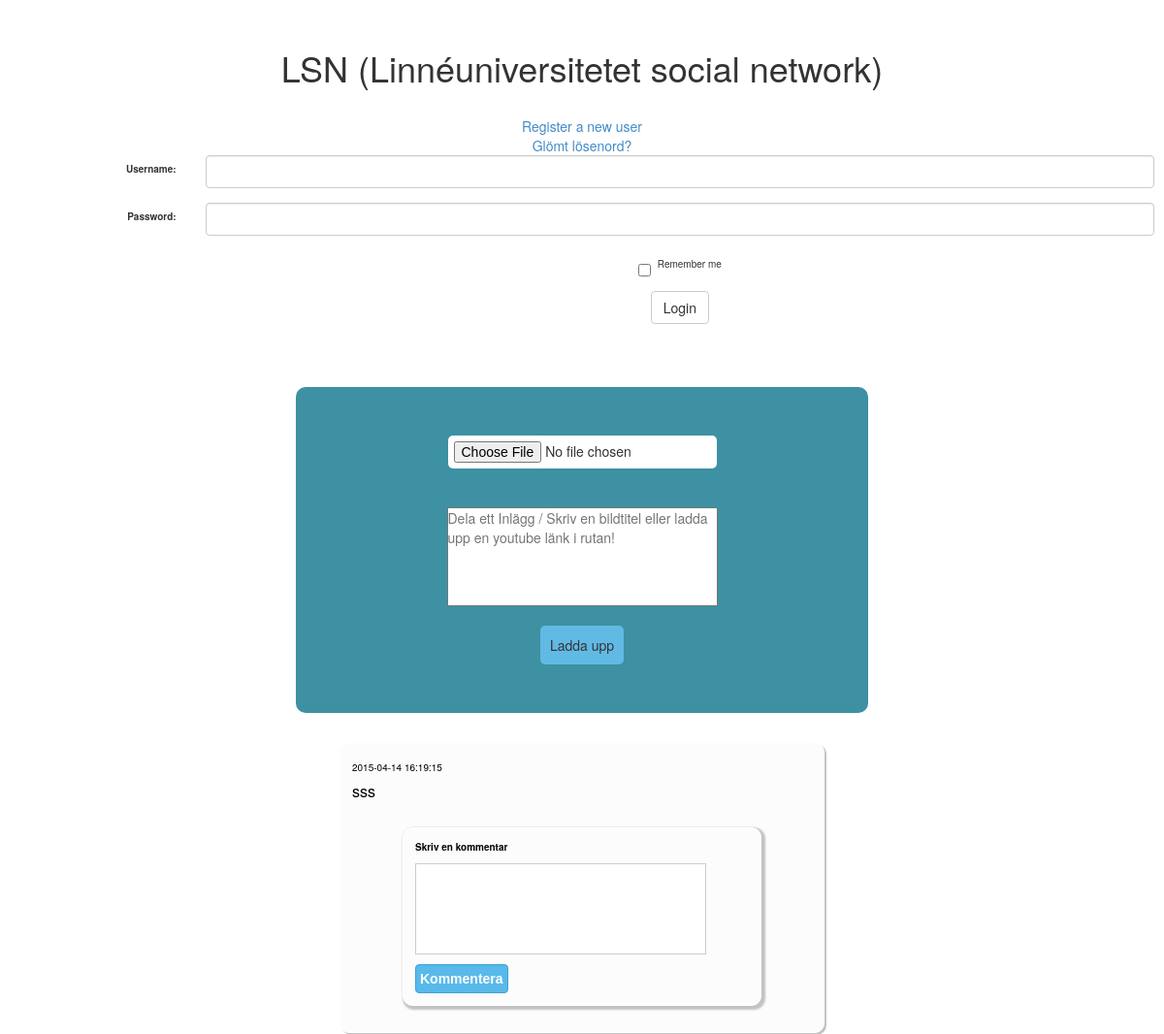
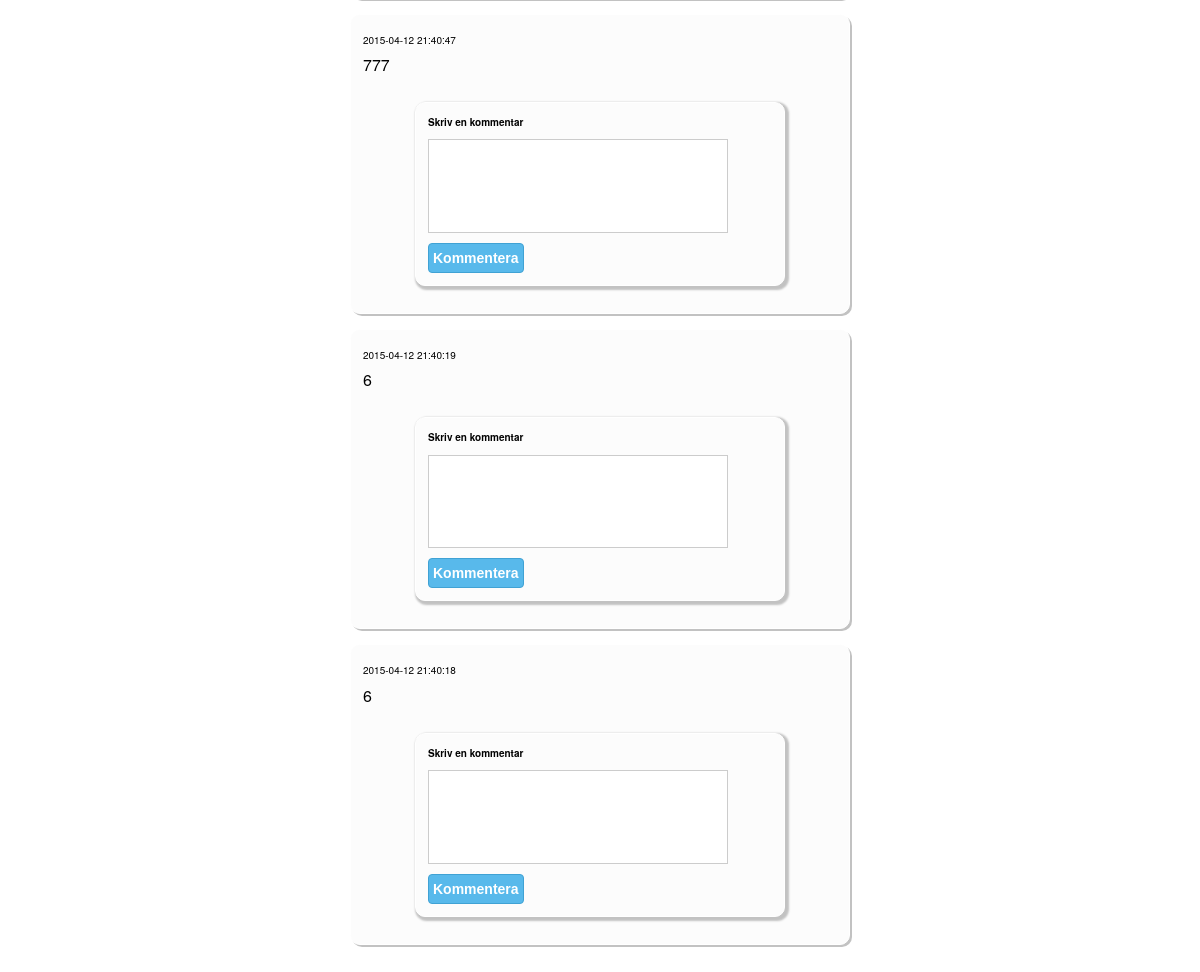
/Feed/index.php (signed in), run on an earlier commit of the app's database (2 pictures, top to bottom).
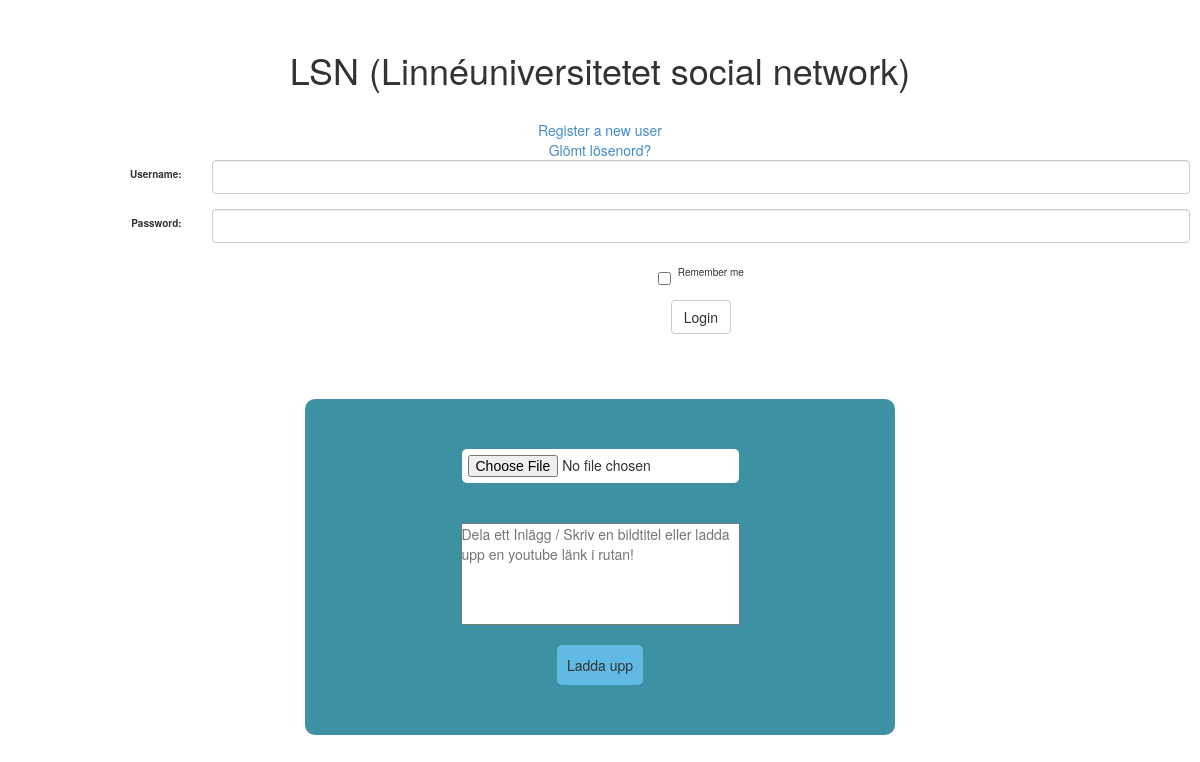
And on a later commit of the database.
### tables this page shows
CREATE TABLE IF NOT EXISTS `feed` (
  `id` int(11) NOT NULL AUTO_INCREMENT,
  `imgName` varchar(255) DEFAULT NULL,
  `Title` varchar(255) DEFAULT NULL,
  `Post` varchar(255) DEFAULT NULL,
  `code` varchar(255) DEFAULT NULL,
  `Date` timestamp NOT NULL DEFAULT CURRENT_TIMESTAMP,
  `UserId` int(11) NOT NULL,
  PRIMARY KEY (`id`),
  UNIQUE KEY `id` (`id`),
  UNIQUE KEY `imgName` (`imgName`,`code`),
  KEY `id_2` (`id`)
);

### Feed/Model/Dao/Repository.php (called while the page is built, shortened)
<?php
abstract class Repository {
	protected $dbConnection;
    protected function connection() {
    	if ($this->dbConnection == null) {
            $this->dbConnection = new PDO(Settings::$DB_CONNECTION, Settings::$DB_USERNAME, Settings::$DB_PASSWORD);
        $this->dbConnection->setAttribute(PDO::ATTR_ERRMODE, PDO::ERRMODE_EXCEPTION);
        return $this->dbConnection;
    }
  }
}

### Feed/Model/LoginModel.php (called while the page is built, shortened)
<?php
require_once('./Controller/LoginController.php');
class LoginModel{
    public function isLoggedIn(){
        if (isset($_SESSION['loggedIn'])){
            return true;
        }
        return false;
    }
}

### Feed/View/ChangePasswordView.php (called while the page is built, shortened)
<?php
class ChangePasswordView extends BaseView
{
	public function didUserPressToChangePassword() {
		return false;
	}
}

### Feed/View/Navigation.php (called while the page is built, shortened)
<?php
class Navigation
{
	public static $FeedView = "FeedView";
	public static function GetPage() {
		return self::$FeedView;
	}
}

### Feed/Model/Dao/PostRepository.php (called while the page is built, shortened)
<?php
require_once('Model/Dao/Repository.php');
 class PostRepository extends Repository
 {
	private static $date = "Date";
	public function __construct() {
		$this->table = "feed";
	}
	public function getPosts()
	{
		try
		{
			$db = $this->connection();
			$sql = "SELECT * FROM $this->table ORDER BY (" .  self::$date . ") DESC LIMIT 0, 4";
			$query = $db->prepare($sql);
			$query->execute();
			$feedItems = $query->fetchAll();
			return $feedItems;
		}
		catch (PDOException $e)
		{
			echo "PDOException : " . $e->getMessage();
		}
	}
 }

### Feed/View/FeedView.php (the view, shortened to what this page needs)
<?php
require_once('Model/Dao/PostRepository.php');
require_once('Model/LoginModel.php');
class FeedView
{
    private $postRepository;
    private $postContent = "Post";
    private $postTitle = "Title";
    private $date = "Date";
    private $id = "id";
    public function __construct()
    {
        $this->postRepository = new PostRepository();
    }
    public function GetFeedHTML()
    {
        $feedItems = $this->postRepository->getPosts();
        $last_id = 0;
        $html = "<!DOCTYPE html>
        <html>
        <head>
        <meta http-equiv='Content-Type'content='text/html; charset=utf-8' />
        <title>Newsfeed</title>
        </head>
        <body>
                <div class='header'>
                </div>
                <div class='content'>
                <ul id='items'>";
     foreach ($feedItems as $feedItem)
        {
                $last_id = $feedItem[$this->date];
                $html .= "<div class='post' id='post" . $feedItem[$this->id] . "'>";
                $html .= "<div class='date'>" . $feedItem[$this->date] . "</div>
                <div class='text-values'>
                <p>" . $feedItem[$this->postContent] . "</p>
                <p>". $feedItem[$this->postTitle] . "</p>
                </div>";
                $html .= "
                </form>
                ";
                $html .= "<div id='addCommentContainer" . $feedItem[$this->id] . "' class='addCommentContainer'>
                    <form class='comment-form' method='post' action=''>
                        <div>
                             <input type='hidden' id='" . $this->id . "' name='" . $this->id . "' value='" . $feedItem[$this->id] . "'>
                            <label for='body'>Skriv en kommentar</label>
                            <textarea name='body' id='body' maxlength='250' cols='20' rows='5'></textarea>
                            <input type='submit' id='submit' value='Kommentera'/>
                        </div>
                    </form>
                </div>
                </div>";
        }
        $html .= "<script type='text/javascript'>var last_id = " . $last_id . ";</script>
                </ul>
                <p id='loader'><img src='images/ajax-loader.gif'></p>
                </div>
                <div class='footer'>
                </div>
            </div>
        </body>
        </html>";
        return $html;
    }
}

### Feed/Controller/MasterController.php (shortened to what this page needs)
<?php
require_once('View/FeedView.php');
require_once('View/Navigation.php');
require_once('View/UploadView.php');
require_once("Model/LoginModel.php");
require_once("View/ChangePasswordView.php");
require_once("Controller/LoginController.php");
require_once("View/HTMLView.php");
class MasterController extends Navigation
{
	private $feedView;
	private $uploadView;
	private $loginController;
    private $htmlView;
	function __construct()
	{
		$this->feedView = new FeedView();
		$this->uploadView = new UploadView();
		$this->loginController = new LoginController();
        $this->changePasswordView = new ChangePasswordView();
        $this->htmlView = new HTMLView();
	}
		public function doControll()
		{
			try
			{
			 if ($this->loginController->isAuthenticated() && $this->changePasswordView->didUserPressToChangePassword())
              {
                if ($this->changePasswordView->didUserPressSubmit())
                {
                    $this->loginController->changePassword();
                }
                else
                {
                    $this->htmlView->echoHTML($this->changePasswordView->showChangePasswordForm());
                }
            }
            else
            {
                $this->loginController->doControll();
            }
				switch (Navigation::GetPage()) {
					case Navigation::$FeedView:
						if($this->loginController->isAuthenticated()){
						$this->uploadView->RenderUploadForm();
						return $this->feedView->GetFeedHTML();
						}
						break;
					}
				}
			catch (Exception $e) {
				error_log($e->getMessage() . "\n", 3, Settings::$ERROR_LOG);
            if (Settings::$DO_DEBUG) {
                throw $e;
			}
		}
	}
}

### Feed/Controller/LoginController.php (shortened to what this page needs)
<?php
require_once("View/ChangePasswordView.php");
require_once("View/LoginView.php");
require_once("View/LoggedInView.php");
require_once("View/HTMLView.php");
require_once("Model/LoginModel.php");
class LoginController
{
    private $htmlView;
    private $loggedInView;
    private $loginView;
    private $model;
    private $showLoggedInPage;
    private $showForgetPasswordPage;
    private $forgetPasswordView;
    public function __construct() {
        $this->loginView = new LoginView();
        $this->htmlView = new HTMLView();
        $this->loggedInView = new LoggedInView();
        $this->model = new LoginModel();
        $this->forgetPasswordView = new ForgetPasswordView();
    }
    public function doControll() {
            $this->renderPage();
    }
    public function isAuthenticated() {
        if ($this->model->isLoggedIn()) {
            return true;
        }
        return false;
    }
    public function renderPage() {
        if ($this->showLoggedInPage) {
            $this->htmlView->echoHTML($this->loggedInView->showLoggedInPage());
        }
        else {
            if ($this->showForgetPasswordPage) {
                $this->htmlView->echoHTML($this->forgetPasswordView->showForgetPasswordPage());
            }
            else {
                $this->htmlView->echoHTML($this->loginView->showLoginpage());
            }
          }
        }
}

### Feed/View/LoginView.php (shortened to what this page needs)
<?php
require_once("HTMLView.php");
require_once("./Model/LoginModel.php");
class LoginView extends BaseView {
    private $submitLocation = "submit";
    private $checkBoxLocation = "checkbox";
    public function showLoginpage() {
        $username = "";
        $html = "</br>
        <h1>LSN (Linnéuniversitetet social network)</h1>
        <br/>
        <a href='?$this->registerLocation' name='$this->registerLocation'>Register a new user</a>
        <br/>
        <a href='?$this->forgetPasswordLocation' name='$this->forgetPasswordLocation'>Glömt lösenord?</a>
                    <form action=?login class='form-horizontal' method=post enctype=multipart/form-data>
                       <fieldset>
					      $this->message
					      <div class='form-group'>
					        <label class='col-sm-2 control-label' for='$this->usernameLocation'>Username: </label>
					        <div class='col-sm-10'>
					          <input id='$this->usernameLocation' class='form-control' value='$username' name='$this->usernameLocation' type='text' size='20' maxlength='20'/>
					        </div>
					      </div>
					      <div class='form-group'>
					         <label class='col-sm-2 control-label' for='$this->passwordLocation'>Password: </label>
					         <div class='col-sm-10'>
					           <input id='$this->passwordLocation' class='form-control' name='$this->passwordLocation' type='password' maxlength='20' size='20'>
					         </div>
					      </div>
				          <div class='form-group'>
				             <div class='col-sm-offset-2 col-sm-10'>
				               <div class='checkbox'>
				                  <label>
					              <input class='$this->checkBoxLocation' type='checkbox' name='$this->checkBoxLocation'/> Remember me
					              </label>
					           </div>
					         </div>
					      </div>
					     <div class='form-group'>
				           <div class='col-sm-offset-2 col-sm-10'>
					         <input class='btn btn-default' name='$this->submitLocation' type='submit' value='Login' />
					       </div>
					     </div>
					   </fieldset>
			       </form>";
        return $html;
    }
}

### Feed/View/HTMLView.php
<?php
class HTMLView
{
    public function EchoHTML($html)
    {
        echo $html;
    }
}

### Feed/View/UploadView.php (shortened to what this page needs)
<?php
class UploadView
{
	public function ImageUpload()
	{
			$uploadForm =
			'<div id="upload-wrapper">
			 <div align="center">'.
			'<form action="UploadPost.php" method="post" enctype="multipart/form-data" id="MyUploadForm">' .
			'<input name="FileInput" id="FileInput" type="file" />'.
			'<br>'.
			'<br>'.
			'<textarea name="Message" id="Message" cols="35" rows="5"  maxlength="255" placeholder="Dela ett Inlägg / Skriv en bildtitel eller ladda upp en youtube länk i rutan!" wrap="hard"></textarea>' .
			'<br>'.
			'<br>'.
			'<input type="submit"  id="submit-btn" value="Ladda upp" />' .
			'<div id="output"></div>' .
			'<img src="images/ajax-load.gif" id="loading-img" style="display:none;" alt="Var vänlig vänta..."/>'.
			'</form>'.
			'<div id="progressbox" ><div id="progressbar"></div ><div id="statustxt">0%</div></div>'.
			'</div>'.
			'</div>';
			return $uploadForm;
	}
	public function RenderUploadForm()
	{
		echo $this->ImageUpload();
	}
}

### Feed/index.php (shortened to what this page needs)
<?php
require_once('View/HTMLView.php');
require_once('View/FeedView.php');
require_once('Controller/MasterController.php');
$masterController = new MasterController();
$html = $masterController->doControll();
?>
<link rel='stylesheet' href='css/style.css' />
<link rel='stylesheet' href='css/bootstrap.min.css'>

### Feed/css/style.css (style rules this page uses)
* { margin: 0; padding: 0; }
body { padding: 10px; background: #eaeaea; text-align: center; font-family: arial; font-size: 12px; color: #333333; }
.header { padding: 10px; }
.content { padding: 10px; min-height: 100px; text-align: center; }
* { margin:0; padding:0; }
body { font-size:14px; color:#666; background:url('img/bg.jpg') #f2f2f2; font-family:Arial, Helvetica, sans-serif; }
textarea[name=Message] { resize: none; }
label { font-size:10px; }
#upload-wrapper { width: 50%; margin-right: auto; margin-left: auto; margin-top: 50px; background: #3D91A2; padding: 50px; border-radius: 10px; }
#upload-wrapper input[type=file] { padding: 6px; background: #FFF; border-radius: 5px; }
#upload-wrapper #submit-btn { border: none; padding: 10px; background: #61BAE4; border-radius: 5px; }
#items { list-style: none; text-align: left; }
textarea[name=body] { resize: none; }
.comment, .addCommentContainer { padding:12px; width:370px; position:relative; background-color:#fcfcfc; border:1px solid white; color:black; margin-bottom:15px; margin-top: 15px; margin-left: auto; margin-right: auto; -moz-border-radius:10px; -webkit-border-radius:10px; border-radius:10px; -moz-box-shadow:2px 2px 2px 2px #c2c2c2; -webkit-box-shadow:2px 2px 2px 2px #c2c2c2; box-shadow:2px 2px 2px 2px #c2c2c2; }
.addCommentContainer input[type=text], .addCommentContainer textarea { display:block; border:1px solid #ccc; margin:5px 0 5px; padding:3px; font-size:12px; color:#555; font-family:Arial, Helvetica, sans-serif; }
.addCommentContainer textarea { width:300px; }
#submit, #saveContentEdit, #saveTitleEdit { background-color:#58B9EB; border:1px solid #40A2D4; color:#FFFFFF; cursor:pointer; font-family:'Myriad Pro',Arial,Helvetica,sans-serif; font-size:14px; font-weight:bold; padding:4px; margin-top:5px; -moz-border-radius:4px; -webkit-border-radius:4px; border-radius:4px; }
.post { padding:12px; width:500px; position:relative; background-color:#fcfcfc; border:1px solid white; color:black; margin-bottom:15px; margin-left: auto; margin-right: auto; -moz-border-radius:10px; -webkit-border-radius:10px; border-radius:10px; -moz-box-shadow:2px 2px 0 #c2c2c2; -webkit-box-shadow:2px 2px 0 #c2c2c2; box-shadow:2px 2px 0 #c2c2c2; }
.post .date { font-size:10px; padding:6px 0; right:15px; top:10px; color:black; }
.post p { font-size:16px; line-height:1.5; overflow-x:hidden; }

What changed in the data, as far as the page shows it:
removed feed: Date "2015-04-14 16:19:15", Post "sss"
removed feed: Date "2015-04-12 21:40:47", Post "777"
removed feed: Date "2015-04-12 21:40:19", Post "6"
removed feed: Date "2015-04-12 21:40:18", Post "6"
